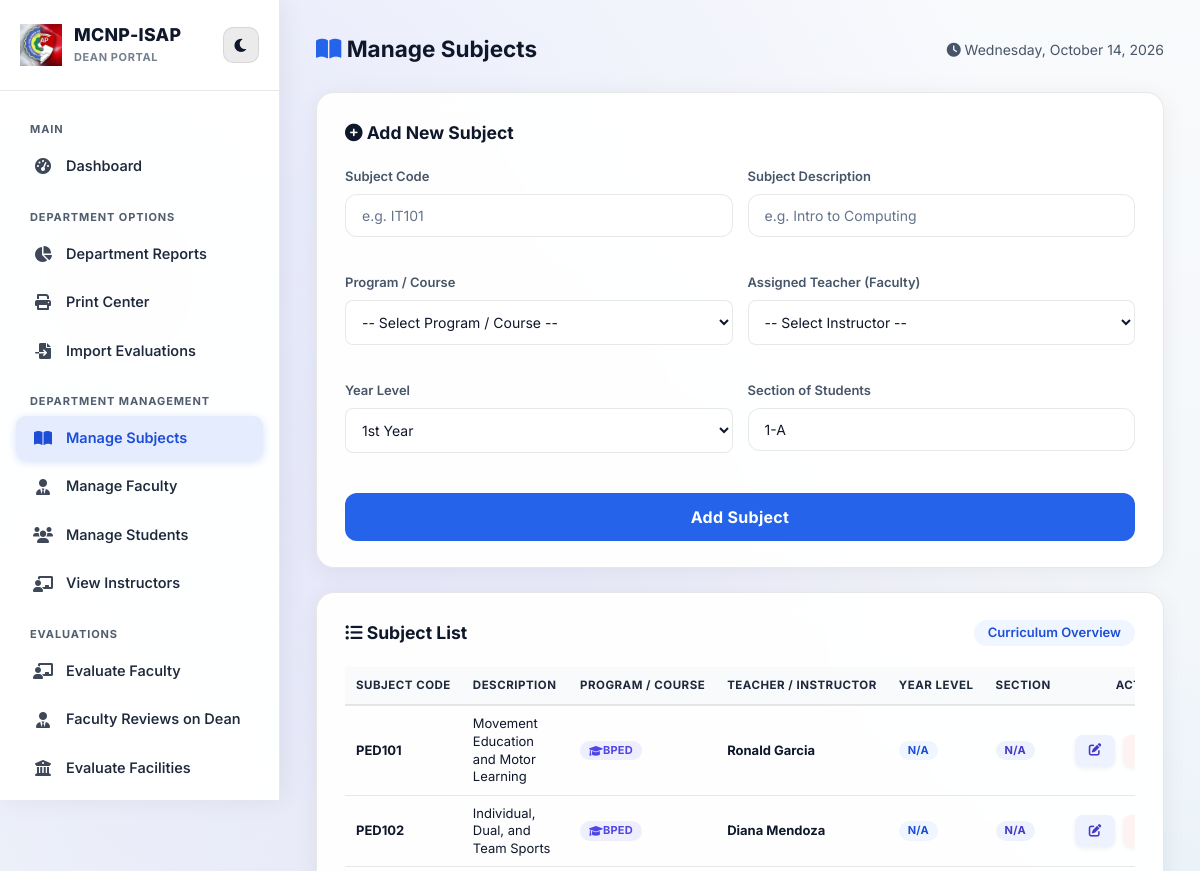
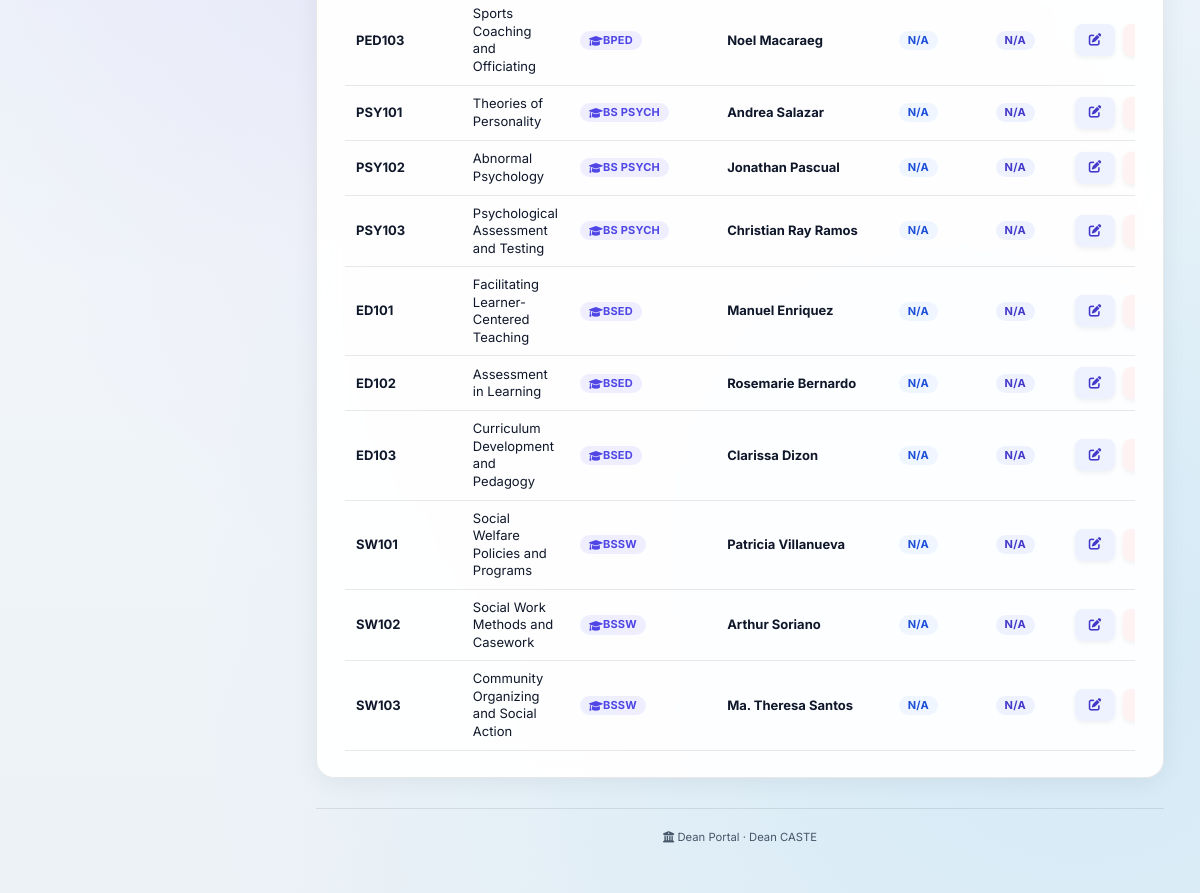
The page /manage_subjects.php (signed in) on the database its author committed (2 pictures, top to bottom).
### tables this page shows
CREATE TABLE `subjects` (
  `id` int(11) NOT NULL AUTO_INCREMENT,
  `subject_code` varchar(50) NOT NULL,
  `subject_description` varchar(255) NOT NULL,
  `dept_id` int(11) DEFAULT NULL,
  `course_id` int(11) DEFAULT NULL,
  `faculty_id` int(11) DEFAULT NULL,
  `year_level` varchar(50) DEFAULT NULL,
  `section` varchar(50) DEFAULT NULL,
  PRIMARY KEY (`id`),
  UNIQUE KEY `subject_code` (`subject_code`),
  KEY `dept_id` (`dept_id`),
  CONSTRAINT `subjects_ibfk_1` FOREIGN KEY (`dept_id`) REFERENCES `departments` (`id`) ON DELETE SET NULL
);

CREATE TABLE `courses` (
  `id` int(11) NOT NULL AUTO_INCREMENT,
  `dept_id` int(11) NOT NULL,
  `course_name` varchar(150) NOT NULL,
  `course_alias` varchar(20) NOT NULL,
  PRIMARY KEY (`id`),
  UNIQUE KEY `course_alias` (`course_alias`),
  KEY `dept_id` (`dept_id`),
  CONSTRAINT `courses_ibfk_1` FOREIGN KEY (`dept_id`) REFERENCES `departments` (`id`) ON DELETE CASCADE
);

CREATE TABLE `users` (
  `id` int(11) NOT NULL AUTO_INCREMENT,
  `username` varchar(50) NOT NULL,
  `password` varchar(255) NOT NULL,
  `role` enum('admin','system admin','dean','student','faculty','visitor') NOT NULL,
  `visitor_category` varchar(50) DEFAULT 'Campus Guest',
  `first_name` varchar(50) DEFAULT NULL,
  `middle_name` varchar(50) DEFAULT NULL,
  `last_name` varchar(50) DEFAULT NULL,
  `full_name` varchar(150) DEFAULT NULL,
  `email` varchar(100) DEFAULT NULL,
  `school` enum('mcnp','isap') DEFAULT NULL,
  `dept_id` int(11) DEFAULT NULL,
  `reset_token` varchar(64) DEFAULT NULL,
  `reset_token_expiry` datetime DEFAULT NULL,
  `course_id` int(11) DEFAULT NULL,
  `status` enum('active','inactive','pending') NOT NULL DEFAULT 'active',
  `last_login` datetime DEFAULT NULL,
  `avatar` varchar(255) DEFAULT NULL,
  `created_at` timestamp NOT NULL DEFAULT current_timestamp(),
  `theme_color` varchar(20) DEFAULT 'blue',
  PRIMARY KEY (`id`),
  UNIQUE KEY `username` (`username`),
  UNIQUE KEY `email` (`email`),
  KEY `dept_id` (`dept_id`),
  KEY `course_id` (`course_id`),
  CONSTRAINT `users_ibfk_1` FOREIGN KEY (`dept_id`) REFERENCES `departments` (`id`) ON DELETE SET NULL,
  CONSTRAINT `users_ibfk_2` FOREIGN KEY (`course_id`) REFERENCES `courses` (`id`) ON DELETE SET NULL
);

### mobile_ui.php (called while the page is built, shortened)
<?php
if (!isset($mobile_nav_items)) {
    $role = $_SESSION['role'] ?? 'student';
}
?>

### manage_subjects.php (the view, shortened to what this page needs)
<?php
$role = $_SESSION['role'];
$dept_id = $_SESSION['dept_id'] ?? null;
$edit_subject = null;
?>
<!DOCTYPE html>
<html>
<head>
    <?php include_once 'theme_style.php'; ?>
    <link rel="stylesheet" href="style.css?v=<?php echo filemtime('style.css'); ?>">
    <link rel="stylesheet" href="https://cdnjs.cloudflare.com/ajax/libs/font-awesome/6.0.0/css/all.min.css">
</head>
<body class="dashboard-body">
    <div class="split-container">
        <?php
        if ($role == 'admin' || $role == 'system admin') {
            $active_page = 'classes';
            include 'admin_sidebar.php';
        } else {
            include 'dean_sidebar.php';
        }
        ?>
        <main class="main-content">
            <div style="display:flex; justify-content:space-between; align-items:center; margin-bottom:25px; flex-wrap:wrap; gap:10px;">
                <h2 style="color:var(--text-main); margin:0;">
                    <i class="fas fa-book-open" style="color:var(--accent);"></i> Manage Subjects
                </h2>
                <span style="color:var(--text-muted); font-size:14px;">
                    <i class="fas fa-clock"></i> <?php echo date('l, F j, Y'); ?>
                </span>
            </div>
            <div class="card">
                <h3 style="margin-bottom:20px;"><i class="fas fa-plus-circle"></i> <?php echo $edit_subject ? 'Edit' : 'Add New'; ?> Subject</h3>
                <form method="POST" style="display: grid; grid-template-columns: 1fr 1fr; gap: 15px;">
                    <div class="input-group">
                        <div class="input-label">Subject Code</div>
                        <input type="text" name="subject_code" value="<?php echo htmlspecialchars($edit_subject['subject_code'] ?? ''); ?>" placeholder="e.g. IT101" required>
                    </div>
                    <div class="input-group">
                        <div class="input-label">Subject Description</div>
                        <input type="text" name="subject_description" value="<?php echo htmlspecialchars($edit_subject['subject_description'] ?? ''); ?>" placeholder="e.g. Intro to Computing" required>
                    </div>
                    <div class="input-group">
                        <div class="input-label">Program / Course</div>
                        <select name="course_id" id="subject_course_id" style="width:100%; padding:12px; border-radius:8px; border:1px solid var(--border-color); background:var(--input-bg); color:var(--text-main);">
                            <option value="">-- Select Program / Course --</option>
                        </select>
                    </div>
                    <div class="input-group">
                        <div class="input-label">Assigned Teacher (Faculty)</div>
                        <select name="faculty_id" style="width:100%; padding:12px; border-radius:8px; border:1px solid var(--border-color); background:var(--input-bg); color:var(--text-main);">
                            <option value="">-- Select Instructor --</option>
                        </select>
                    </div>
                    <div class="input-group">
                        <div class="input-label">Year Level</div>
                        <select name="year_level" required style="width:100%; padding:12px; border-radius:8px; border:1px solid var(--border-color); background:var(--input-bg); color:var(--text-main);">
                            <option value="1st Year" <?php echo (isset($edit_subject) && $edit_subject['year_level'] == '1st Year') ? 'selected' : ''; ?>>1st Year</option>
                        </select>
                    </div>
                    <div class="input-group">
                        <div class="input-label">Section of Students</div>
                        <input type="text" name="section" value="<?php echo htmlspecialchars($edit_subject['section'] ?? '1-A'); ?>" placeholder="e.g. 1-A, 2-B, Section A" required>
                    </div>
                    <div style="grid-column: 1 / -1; display:flex; gap:10px;">
                        <button type="submit" name="save_subject" class="login-btn"><?php echo $edit_subject ? 'Update Subject' : 'Add Subject'; ?></button>
                    </div>
                </form>
            </div>
            <div class="card">
                <div style="display:flex; justify-content:space-between; align-items:center; margin-bottom:20px; flex-wrap:wrap; gap:10px;">
                    <h3 style="margin:0;"><i class="fas fa-list-ul"></i> Subject List</h3>
                    <span class="category-badge" style="font-size:13px;">Curriculum Overview</span>
                </div>
                <div class="table-responsive">
                <table class="table-modern">
                    <thead>
                        <tr>
                            <th>Subject Code</th>
                            <th>Description</th>
                            <th>Program / Course</th>
                            <th>Teacher / Instructor</th>
                            <th>Year Level</th>
                            <th>Section</th>
                            <th style="text-align:right;">Action</th>
                        </tr>
                    </thead>
                    <tbody>
                        <?php
                        $query_sql = "SELECT s.*, u.full_name as teacher_name, d.dept_alias, c.course_alias
                                      FROM subjects s
                                      LEFT JOIN users u ON s.faculty_id = u.id
                                      LEFT JOIN departments d ON s.dept_id = d.id
                                      LEFT JOIN courses c ON s.course_id = c.id";
                        if ($role == 'dean' && $dept_id) {
                            $query_sql .= " WHERE s.dept_id = " . (int)$dept_id;
                        }
                        $query_sql .= " ORDER BY c.course_alias ASC, s.subject_code ASC";
                        $res = $conn->query($query_sql);
                        if ($res && $res->num_rows > 0) {
                            while($row = $res->fetch_assoc()) {
                                $teacher = !empty($row['teacher_name']) ? $row['teacher_name'] : 'Unassigned';
                                $prog = !empty($row['course_alias']) ? $row['course_alias'] : 'General';
                                $yl = !empty($row['year_level']) ? $row['year_level'] : 'N/A';
                                $sec = !empty($row['section']) ? $row['section'] : 'N/A';
                                echo "<tr>";
                                echo "<td><strong>" . htmlspecialchars($row['subject_code']) . "</strong></td>";
                                echo "<td>" . htmlspecialchars($row['subject_description']) . "</td>";
                                echo "<td><span class='category-badge' style='background:rgba(99,102,241,0.1); color:#4f46e5; font-weight:700;'><i class='fas fa-graduation-cap'></i> " . htmlspecialchars($prog) . "</span></td>";
                                echo "<td><strong>" . htmlspecialchars($teacher) . "</strong></td>";
                                echo "<td><span class='category-badge'>" . htmlspecialchars($yl) . "</span></td>";
                                echo "<td><span class='category-badge' style='background:#eef2ff; color:#4338ca;'>" . htmlspecialchars($sec) . "</span></td>";
                                echo "<td style='text-align:right;'>
                                        <a href='manage_subjects.php?edit={$row['id']}' class='btn-action' style='background:#eef2ff; color:#4338ca;' title='Edit Subject'><i class='fas fa-edit'></i></a>
                                        <a href='manage_subjects.php?delete={$row['id']}' class='btn-action btn-delete' onclick='return confirm(\"Delete subject?\");' title='Delete Subject'><i class='fas fa-trash-alt'></i></a>
                                      </td>";
                                echo "</tr>";
                            }
                        } else {
                            echo "<tr><td colspan='7' style='text-align:center; padding:30px; color:var(--text-muted);'>No subjects found.</td></tr>";
                        }
                        ?>
                    </tbody>
                </table>
                </div>
            </div>
            <footer>
                <?php if ($role == 'admin' || $role == 'system admin'): ?>
                    <i class="fas fa-shield-alt"></i> Admin Panel &middot; <?php echo htmlspecialchars($_SESSION['full_name']); ?>
                <?php else: ?>
                    <i class="fas fa-university"></i> Dean Portal &middot; <?php echo htmlspecialchars($_SESSION['full_name']); ?>
                <?php endif; ?>
            </footer>
        </main>
    </div>
</body>
</html>

### rows shown on the page
subjects: subject_code "PED101", subject_description "Movement Education and Motor Learning", course.course_alias "BPED", users.full_name "Ronald Garcia", year_level "N/A", section "N/A"
subjects: subject_code "PED102", subject_description "Individual, Dual, and Team Sports", course.course_alias "BPED", users.full_name "Diana Mendoza", year_level "N/A", section "N/A"
subjects: subject_code "PED103", subject_description "Sports Coaching and Officiating", course.course_alias "BPED", users.full_name "Noel Macaraeg", year_level "N/A", section "N/A"
subjects: subject_code "PSY101", subject_description "Theories of Personality", course.course_alias "BS PSYCH", users.full_name "Andrea Salazar", year_level "N/A", section "N/A"
subjects: subject_code "PSY102", subject_description "Abnormal Psychology", course.course_alias "BS PSYCH", users.full_name "Jonathan Pascual", year_level "N/A", section "N/A"
subjects: subject_code "PSY103", subject_description "Psychological Assessment and Testing", course.course_alias "BS PSYCH", users.full_name "Christian Ray Ramos", year_level "N/A", section "N/A"
subjects: subject_code "ED101", subject_description "Facilitating Learner-Centered Teaching", course.course_alias "BSED", users.full_name "Manuel Enriquez", year_level "N/A", section "N/A"
subjects: subject_code "ED102", subject_description "Assessment in Learning", course.course_alias "BSED", users.full_name "Rosemarie Bernardo", year_level "N/A", section "N/A"
subjects: subject_code "ED103", subject_description "Curriculum Development and Pedagogy", course.course_alias "BSED", users.full_name "Clarissa Dizon", year_level "N/A", section "N/A"
subjects: subject_code "SW101", subject_description "Social Welfare Policies and Programs", course.course_alias "BSSW", users.full_name "Patricia Villanueva", year_level "N/A", section "N/A"
subjects: subject_code "SW102", subject_description "Social Work Methods and Casework", course.course_alias "BSSW", users.full_name "Arthur Soriano", year_level "N/A", section "N/A"
subjects: subject_code "SW103", subject_description "Community Organizing and Social Action", course.course_alias "BSSW", users.full_name "Ma. Theresa Santos", year_level "N/A", section "N/A"

### other values the page prints
$_SESSION['full_name'] "Dean CASTE"
